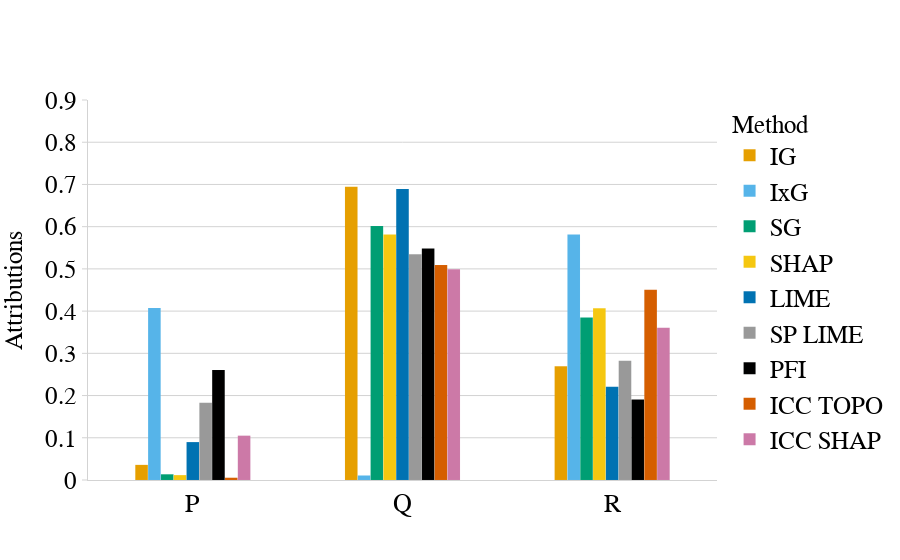

The notebook cell saved with this chart:
### Code cell
# Load JSON
with open(PREFIX +"attributions/syn/attribution.json", "r") as f:
    data = json.load(f)
global_explanations = data['global_explanations']    
generate_attr_plot(global_explanations,config)

### Figure 1 — Plotly figure (JSON) as saved in the notebook; plotly's stock layout.template omitted (floating-point values rounded to 4 significant figures)
{"data": [{"marker": {"color": "#E69F00", "line": {"width": 0.05}}, "name": "IG", "type": "bar", "width": 0.06, "x": ["P", "Q", "R"], "y": [0.03582, 0.6946, 0.2696]}, {"marker": {"color": "#56B4E9", "line": {"width": 0.05}}, "name": "IxG", "type": "bar", "width": 0.06, "x": ["P", "Q", "R"], "y": [0.4076, 0.01071, 0.5817]}, {"marker": {"color": "#009E73", "line": {"width": 0.05}}, "name": "SG", "type": "bar", "width": 0.06, "x": ["P", "Q", "R"], "y": [0.01352, 0.6016, 0.3849]}, {"marker": {"color": "#F5C710", "line": {"width": 0.05}}, "name": "SHAP", "type": "bar", "width": 0.06, "x": ["P", "Q", "R"], "y": [0.01158, 0.5816, 0.4068]}, {"marker": {"color": "#0072B2", "line": {"width": 0.05}}, "name": "LIME", "type": "bar", "width": 0.06, "x": ["P", "Q", "R"], "y": [0.08982, 0.6895, 0.2207]}, {"marker": {"color": "#999999", "line": {"width": 0.05}}, "name": "SP LIME", "type": "bar", "width": 0.06, "x": ["P", "Q", "R"], "y": [0.1829, 0.5345, 0.2826]}, {"marker": {"color": "#000000", "line": {"width": 0.05}}, "name": "PFI", "type": "bar", "width": 0.06, "x": ["P", "Q", "R"], "y": [0.2607, 0.5486, 0.1907]}, {"marker": {"color": "#D55E00", "line": {"width": 0.05}}, "name": "ICC TOPO", "type": "bar", "width": 0.06, "x": ["P", "Q", "R"], "y": [0.005392, 0.5092, 0.4505]}, {"marker": {"color": "#CC79A7", "line": {"width": 0.05}}, "name": "ICC SHAP", "type": "bar", "width": 0.06, "x": ["P", "Q", "R"], "y": [0.105, 0.4992, 0.3608]}], "layout": {"bargap": 0.45, "bargroupgap": 1, "barmode": "group", "font": {"size": 14}, "legend": {"font": {"color": "black", "family": "Times New Roman", "size": 25}, "title": {"font": {"color": "black", "family": "Times New Roman", "size": 25}, "text": "Method"}}, "plot_bgcolor": "rgba(0,0,0,0)", "showlegend": true, "xaxis": {"linecolor": "lightgray", "range": [-0.5, 2.5], "showgrid": false, "tickcolor": "lightgray", "tickfont": {"color": "black", "family": "Times New Roman", "size": 26}, "tickmode": "array", "ticktext": ["P", "Q", "R"], "tickvals": [0, 1, 2]}, "yaxis": {"dtick": 0.1, "gridcolor": "lightgray", "linecolor": "lightgray", "range": [0, 0.9], "showgrid": true, "tickcolor": "lightgray", "tickfont": {"color": "black", "family": "Times New Roman", "size": 25}, "ticks": "outside", "title": {"font": {"color": "black", "family": "Times New Roman", "size": 25}, "text": "Attributions"}}}}
